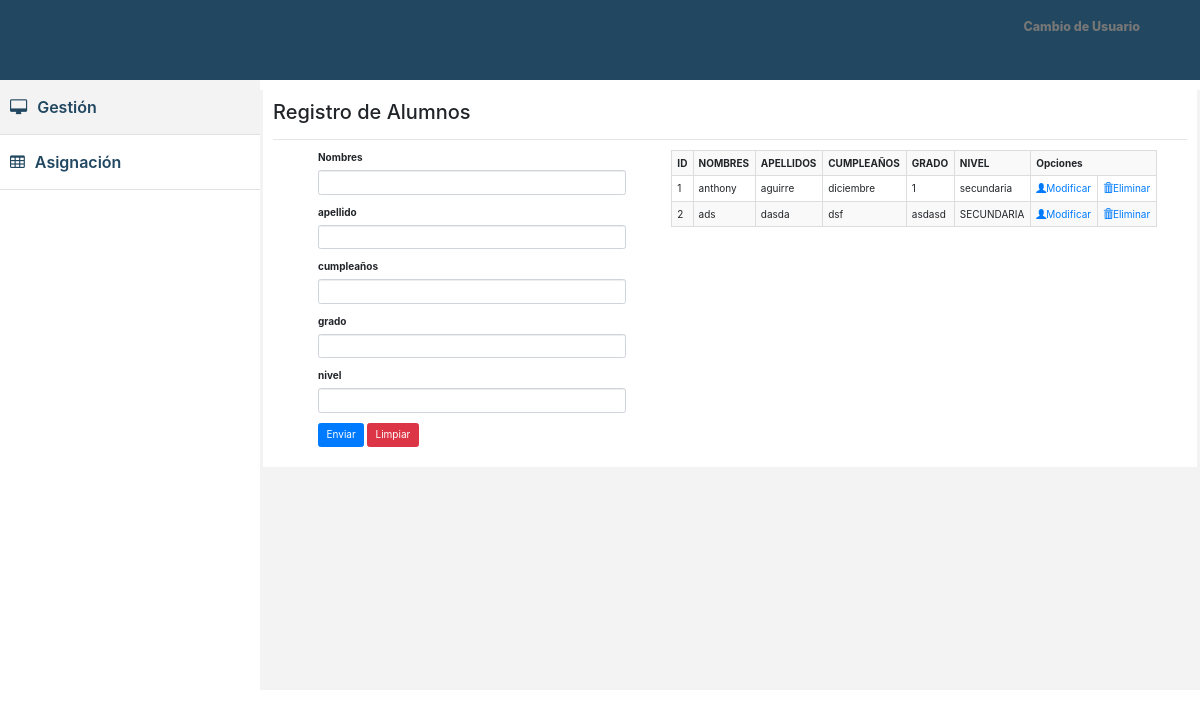
Page /index.php/alumno on the earlier database version.
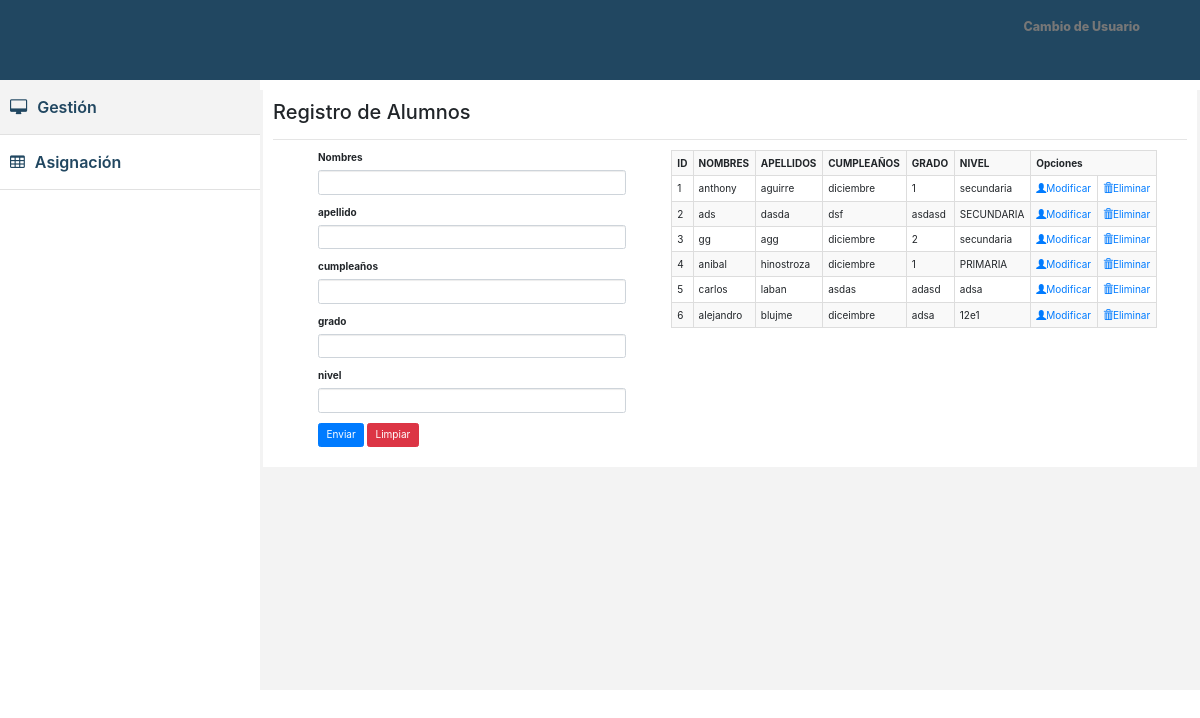
Same page on the later database version.
### tables this page shows
CREATE TABLE `tb_alumno` (
  `id_alumno` int(11) NOT NULL AUTO_INCREMENT,
  `nombre` varchar(50) NOT NULL,
  `apellido` varchar(50) NOT NULL,
  `cumpleanos` varchar(50) NOT NULL,
  `grado` varchar(50) NOT NULL,
  `nivel` varchar(50) NOT NULL,
  PRIMARY KEY (`id_alumno`) USING BTREE
);

### application/controllers/Alumno.php (called while the page is built, shortened)
<?php
class alumno extends CI_Controller {
    function __construct() {
        $this->load->model("m_alumno");
    }
    public function index() {
        $response["alumnos"] = $this->m_alumno->getalumno();
        $this->load->view("alumnos", $response);
    }
}
?>

### index.php (called while the page is built, shortened)
<?php
require_once BASEPATH.'core/CodeIgniter.php';

### application/models/m_alumno.php (called while the page is built, shortened)
<?php
class m_alumno extends CI_Model {
    public function getalumno() {
        return $this->db->query("SELECT id_alumno,nombre,apellido,cumpleanos,grado,nivel FROM tb_alumno")->result();
    }
}
?>

### application/views/alumnos.php (the view, shortened to what this page needs)
<div id="wrapper">
    <div id="page-wrapper" >
        <div id="page-inner">
            <div class="row">
                <div class="col-lg-12">
                    <h2>Registro de Alumnos</h2>
                </div>
            </div>
            <hr />
            <div class="container-fluid">
                <div class="col-lg-5">
                    <form method="post" id="alumnoForm" name="alumnoForm">
                        <div class="form-group col-lg-12">
                            <label>Nombres</label>
                            <input type="text" name="nombre" id="nombre" class="form-control" required="true">
                        </div>
                        <div class="form-group col-lg-12">
                            <label>apellido</label>
                            <input type="text" name="apellido" id="apellido" class="form-control" required="true">
                        </div>
                        <div class="form-group col-lg-12">
                            <label>cumpleaños</label>
                            <input type="text" name="cumpleanos" id="cumpleanos" class="form-control" required="true">
                        </div>
                        <div class="form-group col-lg-12">
                            <label>grado</label>
                            <input type="text" name="grado" id="grado" class="form-control" required="true">
                        </div>
                        <div class="form-group col-lg-12">
                            <label>nivel</label>
                            <input type="text" name="nivel" id="nivel" class="form-control" required="true">
                        </div>
                        <div class="form-group col-lg-12">
                            <button type="button" class="btn btn-primary" onclick="addAlumno()">Enviar</button>
                            <input type="reset"  class="btn btn-danger" value="Limpiar" >
                        </div>
                    </form>
                </div>
                <div class="col-lg-7">
                    <table border="1"	class="table table-striped table-bordered table-hover table-condensed">
                        <tr>
                            <th>ID</th>
                            <th>NOMBRES</th>
                            <th>APELLIDOS</th>
                            <th>CUMPLEAÑOS</th>
                            <th>GRADO</th>
                            <th>NIVEL</th>
                            <th colspan="2">Opciones</th>
                        </tr>
                        <?php foreach ($alumnos as $alumno) { ?>
                            <tr>
                                <td><?php echo $alumno->id_alumno ?></td>
                                <td><?php echo $alumno->nombre ?></td>
                                <td><?php echo $alumno->apellido ?></td>
                                <td><?php echo $alumno->cumpleanos ?></td>
                                <td><?php echo $alumno->grado ?></td>
                                <td><?php echo $alumno->nivel ?></td>
                                <td><a href ='#<?php echo $alumno->id_alumno ?>'><span class ='glyphicon glyphicon-user'></span>Modificar</a></td>
                                <td><a href ='#<?php echo $alumno->id_alumno ?>'><span class ='glyphicon glyphicon-trash'></span>Eliminar</a></td>
                            </tr>
                        <?php } ?>
                    </table>
                </div>
            </div>
        </div>
    </div>
</div>

Differences in the rows shown:
added tb_alumno: id_alumno "3", nombre "gg", apellido "agg", cumpleanos "diciembre", grado "2", nivel "secundaria"
added tb_alumno: id_alumno "4", nombre "anibal", apellido "hinostroza", cumpleanos "diciembre", grado "1", nivel "PRIMARIA"
added tb_alumno: id_alumno "5", nombre "carlos", apellido "laban", cumpleanos "asdas", grado "adasd", nivel "adsa"
added tb_alumno: id_alumno "6", nombre "alejandro", apellido "blujme", cumpleanos "diceimbre", grado "adsa", nivel "12e1"
